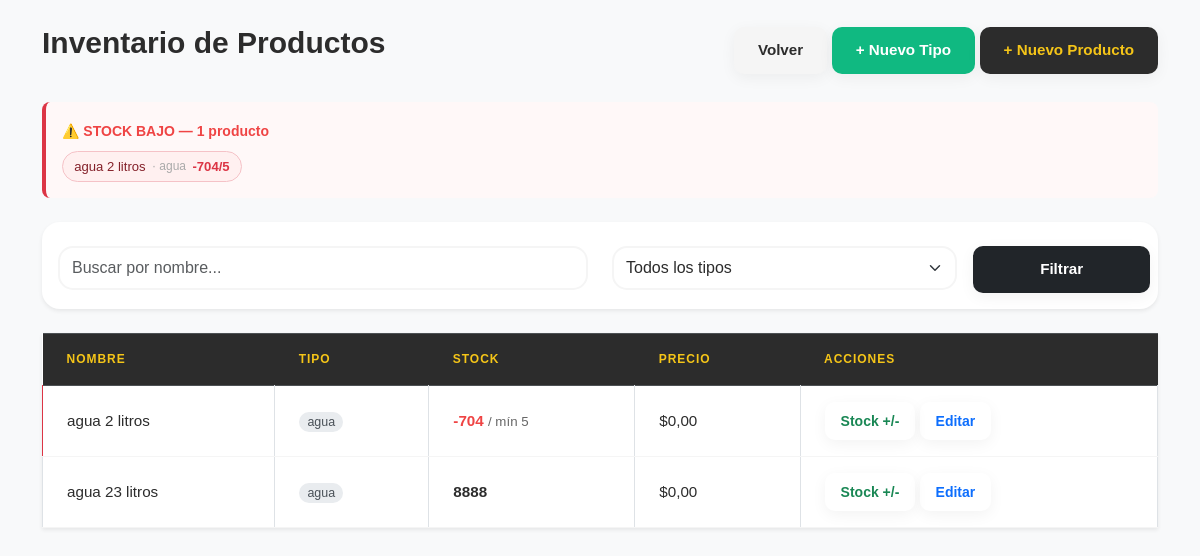
The page /productos/ (signed in) on the database its author committed.
### stock/models.py (models this page shows, shortened)
class Producto(models.Model):
    nombre = models.CharField(max_length=100)
    tipo = models.ForeignKey(TipoProducto, on_delete=models.CASCADE)
    cantidad = models.IntegerField(default=0)
    valor = models.DecimalField(max_digits=10, decimal_places=2)
    valor_compra = models.DecimalField(
        max_digits=10,
        decimal_places=2,
        verbose_name="Precio de Compra",
        default=0.00  # Valor por defecto
    )
    umbral_alerta = models.PositiveIntegerField(
        default=5,
        verbose_name="Stock Mínimo de Alerta"
    )
    fecha_modificacion = models.DateTimeField(auto_now=True)

class TipoProducto(models.Model):
    nombre = models.CharField(max_length=100, unique=True)

### stock/views.py (the view)
# urls.py: path('productos/', views.lista_productos, name='lista_productos'),
@login_required
def lista_productos(request):
    tipos        = TipoProducto.objects.all()
    query_nombre = request.GET.get('nombre')
    query_tipo   = request.GET.get('tipo')
    productos = Producto.objects.select_related('tipo').all()
    if query_nombre:
        productos = productos.filter(nombre__icontains=query_nombre)
    if query_tipo:
        productos = productos.filter(tipo_id=query_tipo)
    productos_alerta = Producto.objects.filter(
        cantidad__lt=F('umbral_alerta')
    ).select_related('tipo').order_by('nombre')
    from django.core.paginator import Paginator
    paginator = Paginator(productos, 50)
    page      = request.GET.get('page', 1)
    productos = paginator.get_page(page)
    return render(request, 'lista_productos.html', {
        'productos':        productos,
        'tipos':            tipos,
        'query_nombre':     query_nombre,
        'query_tipo':       query_tipo,
        'productos_alerta': productos_alerta,
    })

### stock/templates/lista_productos.html (shortened to what this page needs)
{% load static %}
<!DOCTYPE html>
<html lang="es">
<head>
    <link rel="stylesheet" href="{% static 'css/bootstrap.min.css' %}">
    <link rel="stylesheet" href="{% static 'css/style.css' %}">
</head>
<body class="bg-light">
<div class="container mt-4">
    <div class="d-flex justify-content-between align-items-center mb-4">
        <h2>Inventario de Productos</h2>
        <div>
            <a href="{% url 'home' %}" class="btn btn-secondary">Volver</a>
            {% if user.is_superuser or user.perfilusuario.tipo == "administrativo" %}
                <a href="{% url 'crear_tipo' %}" class="btn btn-success">+ Nuevo Tipo</a>
                <a href="{% url 'crear_producto' %}" class="btn btn-primary">+ Nuevo Producto</a>
            {% endif %}
        </div>
    </div>
    {% if productos_alerta %}
    <div class="mb-4 p-3" style="background:#fff8f8; border-left: 4px solid #dc3545; border-radius: 8px;">
        <div class="mb-2">
            <small class="text-danger fw-semibold">⚠️ STOCK BAJO — {{ productos_alerta|length }} producto{{ productos_alerta|length|pluralize }}</small>
        </div>
        <div class="d-flex flex-wrap gap-2">
            {% for p in productos_alerta %}
            <span class="chip-alerta">
                {{ p.nombre }}
                <span class="tipo">· {{ p.tipo.nombre }}</span>
                <span class="stock">{{ p.cantidad }}/{{ p.umbral_alerta }}</span>
            </span>
            {% endfor %}
        </div>
    </div>
    {% endif %}
    <div class="card p-3 mb-4 shadow-sm">
        <form method="GET" class="row g-2">
            <div class="col-md-6">
                <input type="text" name="nombre" class="form-control"
                       placeholder="Buscar por nombre..."
                       value="{{ query_nombre|default:'' }}">
            </div>
            <div class="col-md-4">
                <select name="tipo" class="form-select">
                    <option value="">Todos los tipos</option>
                </select>
            </div>
            <div class="col-md-2">
                <button type="submit" class="btn btn-dark w-100">Filtrar</button>
            </div>
        </form>
    </div>
    <table class="table table-bordered bg-white shadow-sm">
        <thead class="table-dark">
            <tr>
                <th>Nombre</th>
                <th>Tipo</th>
                <th>Stock</th>
                <th>Precio</th>
                {% if user.is_superuser or user.perfilusuario.tipo == "administrativo" %}
                    <th>Acciones</th>
                {% endif %}
            </tr>
        </thead>
        <tbody>
            {% for p in productos %}
            <tr {% if p.cantidad < p.umbral_alerta %}class="fila-alerta"{% endif %}>
                <td>{{ p.nombre }}</td>
                <td><span class="badge-tipo">{{ p.tipo.nombre }}</span></td>
                <td>
                    {% if p.cantidad < p.umbral_alerta %}
                        <strong class="text-danger">{{ p.cantidad }}</strong>
                        <small class="text-muted">/ mín {{ p.umbral_alerta }}</small>
                    {% else %}
                        <strong>{{ p.cantidad }}</strong>
                    {% endif %}
                </td>
                <td>${{ p.valor }}</td>
                {% if user.is_superuser or user.perfilusuario.tipo == "administrativo" %}
                <td>
                    <a href="{% url 'actualizar_stock' p.id %}" class="btn btn-sm btn-outline-success">Stock +/-</a>
                    <a href="{% url 'editar_producto' p.id %}" class="btn btn-sm btn-outline-primary">Editar</a>
                </td>
                {% endif %}
            </tr>
            {% empty %}
            <tr>
                <td colspan="5" class="text-center text-muted">No hay productos registrados</td>
            </tr>
            {% endfor %}
        </tbody>
    </table>
</div>
</body>
</html>

### stock/static/css/style.css (style rules this page uses)
:root { --amarillo: #F5C518; --amarillo-hover: #e0b415; --amarillo-claro: #fffbea; --gris-oscuro: #2c2c2c; --gris-medio: #666; --gris-claro: #f5f5f5; --primary-color: #2c2c2c; --primary-hover: #1a1a1a; --primary-light: #424242; --accent-color: #F5C518; --accent-hover: #e0b415; --accent-light: #fffbea; --secondary-color: #666; --secondary-hover: #555; --success-color: #10b981; --success-hover: #059669; --danger-color: #ef4444; --danger-hover: #dc2626; --warning-color: #f59e0b; --bg-body: #e8e8e8; --bg-card: #ffffff; --bg-header: #ffffff; --bg-hover: #fffbea; --text-main: #2c2c2c; --text-muted: #666; --text-light: #aaa; --text-white: #ffffff; --text-accent: #F5C518; --border-color: #e2e8f0; --border-light: #f1f5f9; --border-accent: #F5C518; --radius-sm: 10px; --radius-md: 15px; --radius-lg: 18px; --shadow-sm: 0 4px 15px rgba(0,0,0,0.05); --shadow-md: 0 6px 28px rgba(0,0,0,0.10); --shadow-lg: 0 10px 30px rgba(0,0,0,0.12); --transition-fast: all 0.2s ease-in-out; --transition-base: all 0.25s ease-in-out; --space-xs: 0.5rem; --space-sm: 0.75rem; --space-md: 1rem; --space-lg: 1.5rem; --space-xl: 2rem; }
* { margin: 0; padding: 0; box-sizing: border-box; }
html { font-size: 16px; scroll-behavior: smooth; }
body { font-family: 'Barlow', sans-serif; background: #e8e8e8; color: var(--text-main); line-height: 1.6; -webkit-font-smoothing: antialiased; min-height: 100vh; padding-bottom: 50px; animation: fadeIn 0.35s ease-out; }
h1, h2, h3, h4, h5, h6 { font-family: 'Barlow', sans-serif; color: var(--gris-oscuro); font-weight: 700; line-height: 1.25; margin-bottom: var(--space-md); }
h2 { font-size: clamp(1.5rem, 4vw, 1.875rem); }
a { text-decoration: none; color: var(--primary-color); transition: var(--transition-fast); }
.card { background: var(--bg-card); border-radius: var(--radius-lg); border: none; box-shadow: var(--shadow-sm); transition: var(--transition-base); overflow: hidden; }
.btn { display: inline-flex; align-items: center; justify-content: center; gap: var(--space-xs); padding: 0.75rem 1.5rem; font-size: 0.95rem; font-weight: 700; border-radius: 10px; border: none; cursor: pointer; transition: var(--transition-fast); box-shadow: var(--shadow-sm); min-height: 44px; white-space: nowrap; text-decoration: none; }
.btn-primary, .btn-stocke { background: var(--gris-oscuro); color: var(--amarillo); }
.btn-secondary { background: var(--gris-claro); color: var(--gris-oscuro); }
.btn-success { background: var(--success-color); color: white; }
.btn-sm { padding: 0.5rem 1rem; font-size: 0.875rem; min-height: 38px; }
.form-control, .form-select, select[class*="form"], input[class*="form"] { width: 100%; padding: 0.5rem 0.75rem !important; font-size: 1rem; line-height: 1.5; color: var(--gris-oscuro); background-color: white; border: 2px solid var(--gris-claro); border-radius: var(--radius-md); transition: var(--transition-fast); min-height: 40px !important; appearance: none; }
.table { width: 100%; border-collapse: collapse; background: white; }
.table th { background: var(--gris-oscuro); color: var(--amarillo); font-weight: 700; text-transform: uppercase; font-size: 0.75rem; letter-spacing: 0.08em; padding: var(--space-md) var(--space-lg); text-align: left; border: none; white-space: nowrap; }
.table td { padding: var(--space-md) var(--space-lg); vertical-align: middle; border-bottom: 1px solid var(--gris-claro); color: var(--gris-oscuro); font-size: 0.95rem; }
.table tbody tr { transition: background-color 0.15s ease; }
.row { display: flex; flex-wrap: wrap; margin: 0 calc(var(--space-sm) * -1); }
.col-md-3, .col-md-4, .col-md-5, .col-md-6, .col-md-8, .col-md-12 { padding: 0 var(--space-sm); width: 100%; flex: 0 0 100%; }
.d-flex { display: flex; }
.justify-content-between { justify-content: space-between; }
.align-items-center { align-items: center; }
.text-muted { color: var(--gris-medio) !important; }
.text-danger { color: var(--danger-color) !important; }
.w-100 { width: 100%; }
.gap-2 { gap: var(--space-xs); }
.mb-4 { margin-bottom: var(--space-lg) !important; }
.mt-4 { margin-top: var(--space-lg); }
.p-3 { padding: var(--space-md); }
.bg-light { background-color: var(--gris-claro); }
.shadow-sm { box-shadow: var(--shadow-sm); }
@media (min-width: 992px) { .col-md-4 { flex: 0 0 33.333%; max-width: 33.333%; } }
@media (min-width: 992px) { .col-md-6 { flex: 0 0 50%; max-width: 50%; } }

### rows shown on the page
Producto: nombre "agua 2 litros", tipo.nombre "agua", cantidad "-704", umbral_alerta "5", valor "0,00"
Producto: nombre "agua 23 litros", tipo.nombre "agua", cantidad "8888", valor "0,00"

### other values the page prints
{{ productos_alerta|length }} "1"
